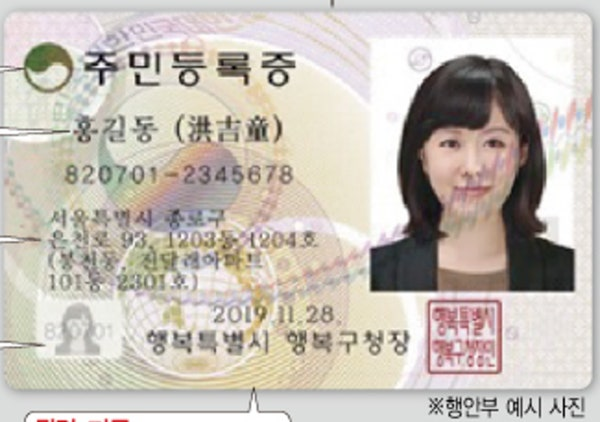
#> input picture images/identification_card.jpg, 600 x 422 px
$ python -i homomorphic_filter_module.py   (imports and definitions only)
#> lines starting #> are read from the running program, lines starting #| are printed output that depends on the picture
#> further down, picture is the input picture: shape (422, 600, 3); mean B, G, R 182.2, 190.7, 197.8
import cv2
import numpy as np

def homomorphic_filter_yuv(img, sigma=10, gamma1=0.3, gamma2=1.5):
#> called with sigma = 10, gamma1 = 0.3, gamma2 = 1.5
    img_YUV = cv2.cvtColor(img, cv2.COLOR_BGR2YUV)
#> img_YUV: shape (422, 600, 3); mean of channels 0, 1, 2 191.8, 123.4, 133.3
    y = img_YUV[:,:,0]
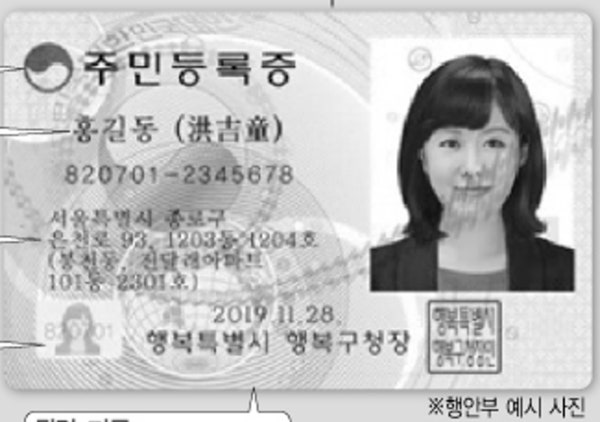
#> y: shape (422, 600); min 0, max 255, mean 191.8
    rows, cols = y.shape
#> rows = 422; cols = 600
    imgLog = np.log1p(np.array(y, dtype='float') / 255)
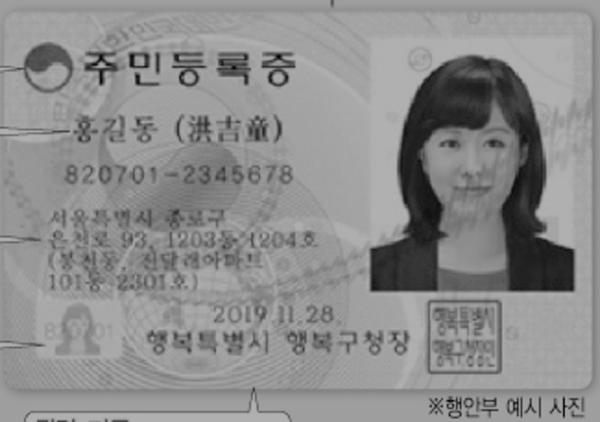
#> imgLog: shape (422, 600) float64; min 0, max 0.693, mean 0.552
    M, N = 2*rows + 1, 2*cols + 1
#> M = 845; N = 1201
    (X, Y) = np.meshgrid(np.linspace(0, N-1, N), np.linspace(0, M-1, M))
    Xc, Yc = np.ceil(N/2), np.ceil(M/2)
#> Xc = 601; Yc = 423
    gaussianNumerator = (X - Xc)**2 + (Y - Yc)**2
    LPF = np.exp(-gaussianNumerator / (2*sigma*sigma))
    HPF = 1 - LPF
    LPF_shift, HPF_shift = np.fft.ifftshift(LPF.copy()), np.fft.ifftshift(HPF.copy())
    img_FFT = np.fft.fft2(imgLog.copy(), (M, N))
    img_LF = np.real(np.fft.ifft2(img_FFT.copy() * LPF_shift, (M, N)))
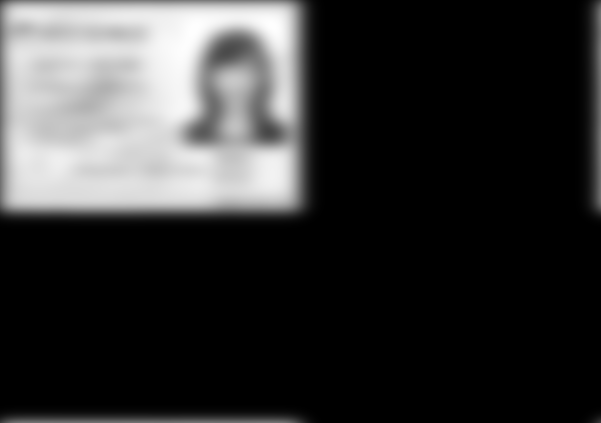
#> img_LF: shape (845, 1201) float64 (shown at 1/2 size); min -3.7e-16, max 0.665, mean 0.136; drawn with min black and max white
    img_HF = np.real(np.fft.ifft2(img_FFT.copy() * HPF_shift, (M, N)))
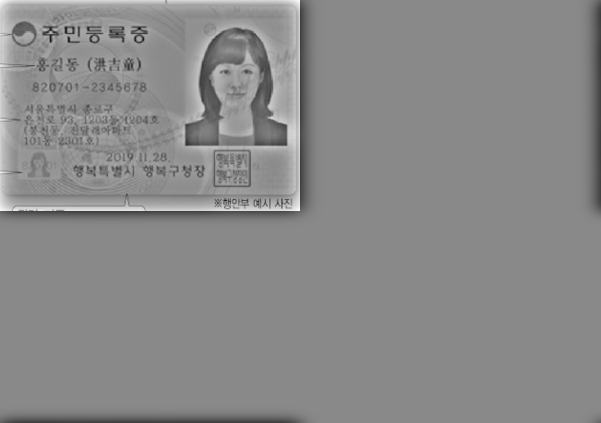
#> img_HF: shape (845, 1201) float64 (shown at 1/2 size); min -0.552, max 0.471, mean 0.00137; drawn with min black and max white
    img_adjusting = gamma1*img_LF[0:rows, 0:cols] + gamma2*img_HF[0:rows, 0:cols]
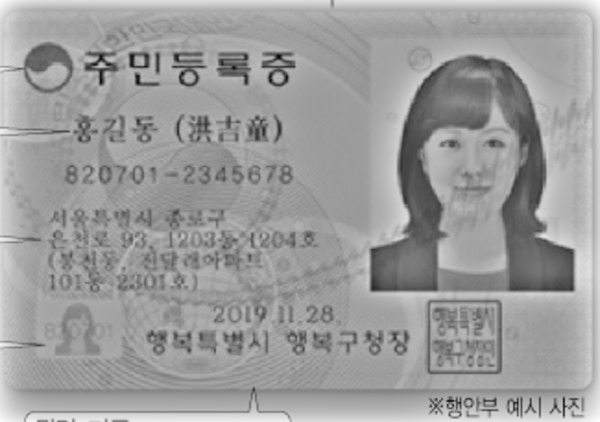
#> img_adjusting: shape (422, 600) float64; min -0.662, max 0.752, mean 0.208; drawn with min black and max white
    img_exp = np.expm1(img_adjusting)
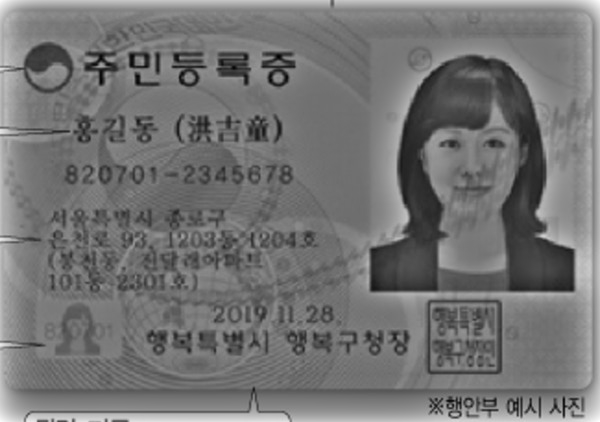
#> img_exp: shape (422, 600) float64; min -0.484, max 1.12, mean 0.247; drawn with min black and max white
    img_exp = (img_exp - np.min(img_exp)) / (np.max(img_exp) - np.min(img_exp))
    img_out = np.array(255*img_exp, dtype = 'uint8')
    img_YUV[:,:,0] = img_out
#> img_YUV: shape (422, 600, 3); mean of channels 0, 1, 2 115.6, 123.4, 133.3
    result = cv2.cvtColor(img_YUV, cv2.COLOR_YUV2BGR)
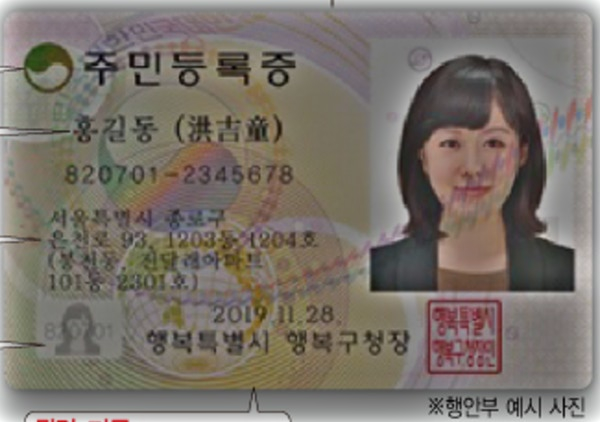
#> result: shape (422, 600, 3); mean B, G, R 106.2, 114.3, 121.6
    return result

>>> import cv2
>>> picture = cv2.imread('images/identification_card.jpg')
>>> result = homomorphic_filter_yuv(picture)

$ run again, on images/test_sun.jpg
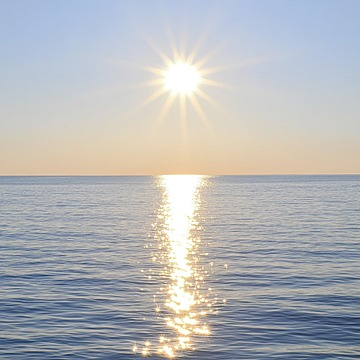
#> input picture images/test_sun.jpg, 360 x 360 px
#> picture is the input picture: shape (360, 360, 3); mean B, G, R 184.5, 182.1, 180.4
#> in homomorphic_filter_yuv, `img_adjusting = gamma1*img_LF[0:rows, 0:cols] + gamma2*img_HF[0:rows, ..`:
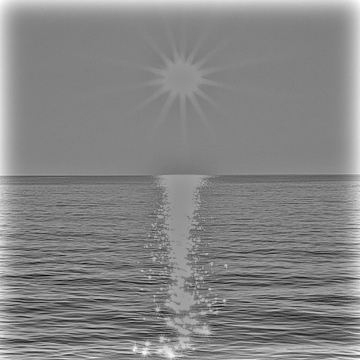
#> img_adjusting: shape (360, 360) float64; min -0.296, max 0.643, mean 0.196; drawn with min black and max white
#> in homomorphic_filter_yuv, `result = cv2.cvtColor(img_YUV, cv2.COLOR_YUV2BGR)`:
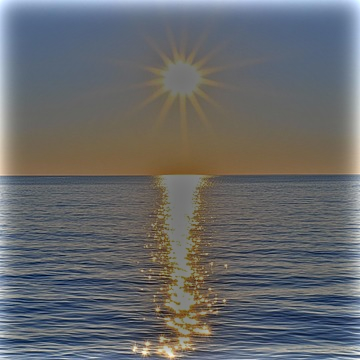
#> result: shape (360, 360, 3); mean B, G, R 107.3, 105, 103.3

$ run again, on images/test_text_eng.jpg
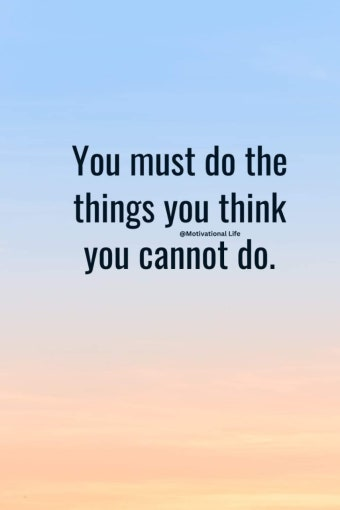
#> input picture images/test_text_eng.jpg, 340 x 510 px
#> picture is the input picture: shape (510, 340, 3); mean B, G, R 215.2, 207.1, 204.5
#> in homomorphic_filter_yuv, `img_exp = np.expm1(img_adjusting)`:
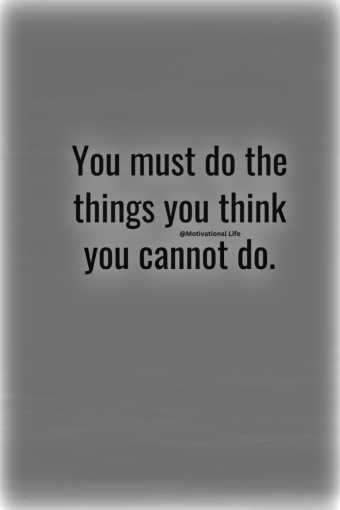
#> img_exp: shape (510, 340) float64; min -0.463, max 1.07, mean 0.259; drawn with min black and max white
#> in homomorphic_filter_yuv, `result = cv2.cvtColor(img_YUV, cv2.COLOR_YUV2BGR)`:
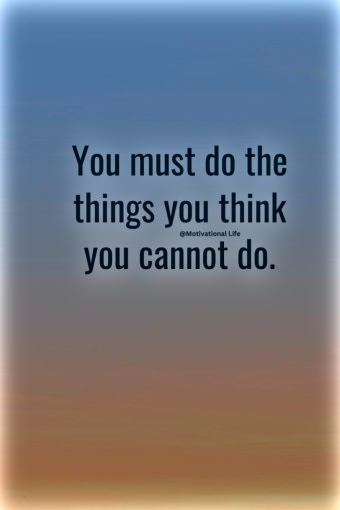
#> result: shape (510, 340, 3); mean B, G, R 127.4, 119.3, 116.7
